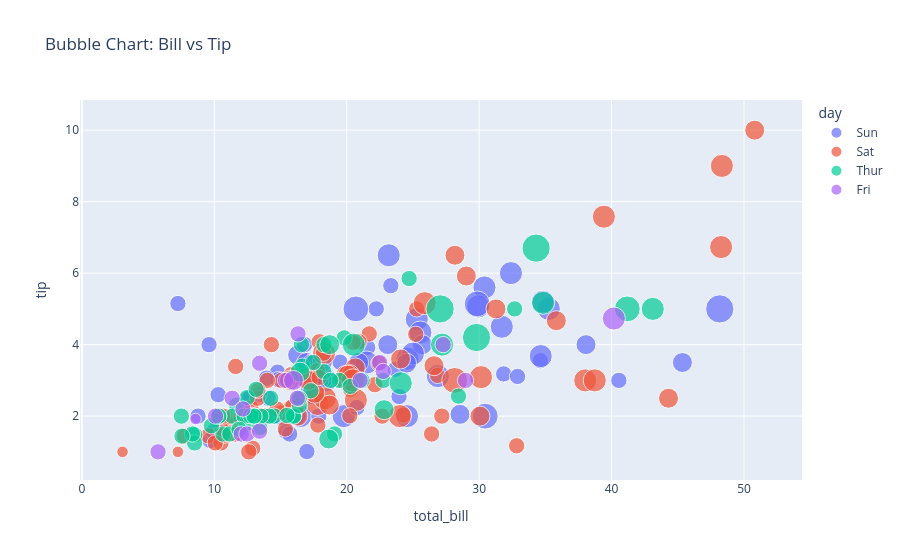

Here is the notebook cell this chart was saved with:
### Code cell
fig = px.scatter(
    tips,
    x="total_bill",
    y="tip",
    size="size",
    color="day",
    title="Bubble Chart: Bill vs Tip"
)

fig.show()
